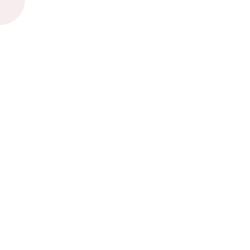
Frame 1 (no input)
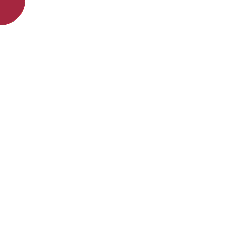
Frame 60 (the mouse pressed at the canvas centre just before this capture)
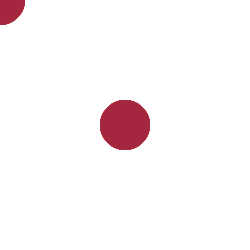
Frame 120 (the mouse held since frame 60 and released just before this capture)

The Processing sketch that drew these frames (run headless with seeded random() and noise(); from frame 60 on, the mouse is pressed at the canvas centre):

// Processing sketch: processing_20897
// ── processing_20897.pde

void setup(){
  size (250,250);
  smooth ();
  background(255);
   
}
void draw (){
 fill(155, 29, 58, 10);
  smooth();
  noStroke();
  ellipse (mouseX, mouseY, 50, 50);
  ellipse (mouseY, mouseX, 50, 50);

}
  void keyPressed() {
  background(#F76BAD);
}

void mouseReleased(){
  background(255);
}
